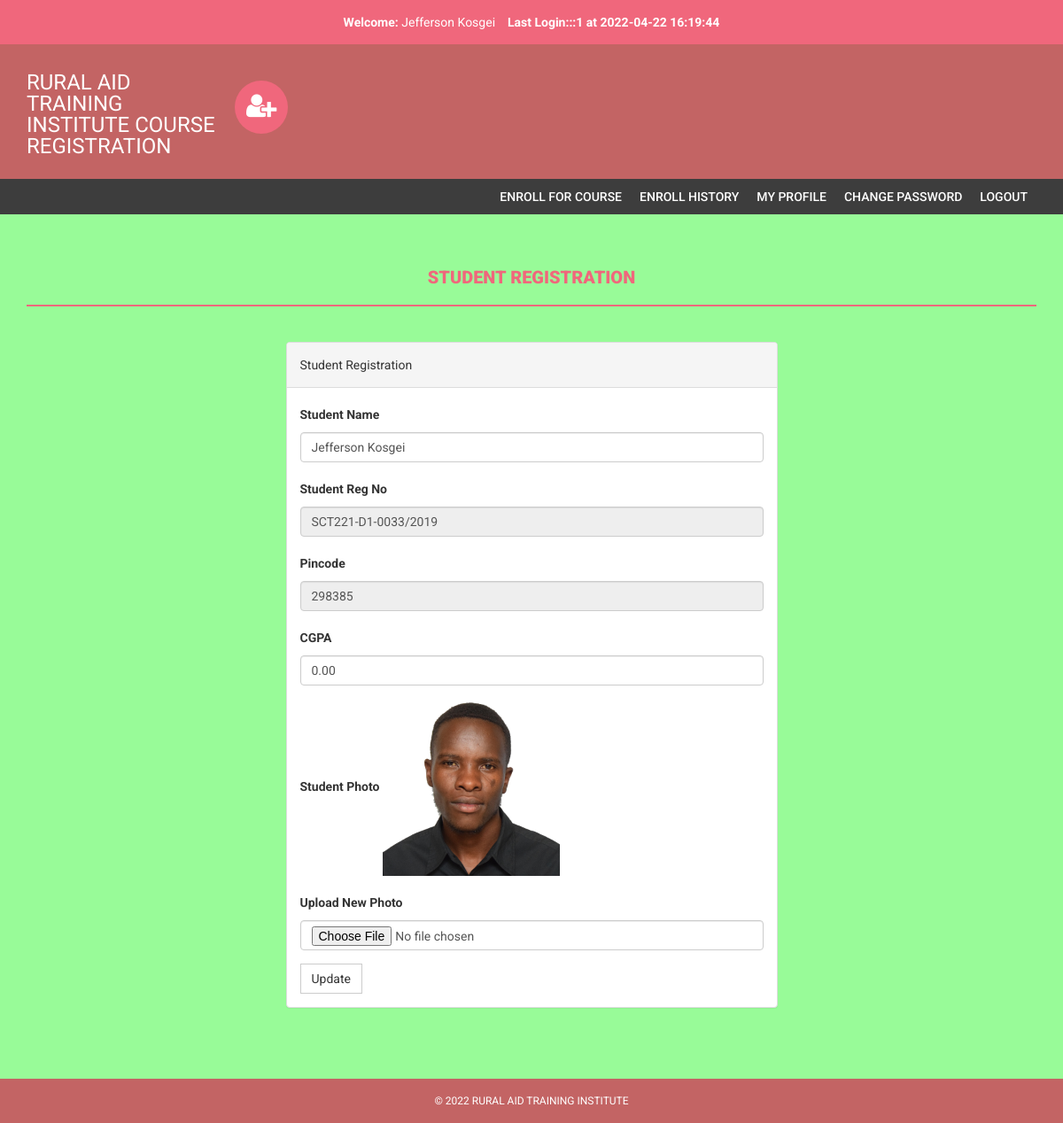
The page /my-profile.php (signed in) on the database its author committed.
### tables this page shows
CREATE TABLE `students` (
  `StudentRegno` varchar(255) NOT NULL,
  `studentPhoto` varchar(255) DEFAULT NULL,
  `password` varchar(255) NOT NULL,
  `studentName` varchar(255) NOT NULL,
  `pincode` varchar(255) NOT NULL,
  `session` varchar(255) NOT NULL,
  `department` varchar(255) NOT NULL,
  `semester` varchar(255) NOT NULL,
  `cgpa` decimal(10,2) NOT NULL,
  `creationdate` timestamp NOT NULL DEFAULT CURRENT_TIMESTAMP,
  `updationDate` varchar(255) NOT NULL
);

### my-profile.php (the view, shortened to what this page needs)
<?php
include('includes/config.php');
if(strlen($_SESSION['login'])==0)
    {
header('location:index.php');
}
else{
?>
<!DOCTYPE html>
<html xmlns="http://www.w3.org/1999/xhtml">
<head>
    <link href="assets/css/bootstrap.css" rel="stylesheet" />
    <link href="assets/css/font-awesome.css" rel="stylesheet" />
    <link href="assets/css/style.css" rel="stylesheet" />
</head>
<body style="background-color:palegreen;">
<?php include('includes/header.php');?>
<?php if($_SESSION['login']!="")
{
 include('includes/menubar.php');
}
 ?>
    <div class="content-wrapper">
        <div class="container">
              <div class="row">
                    <div class="col-md-12">
                        <h1 class="page-head-line">Student Registration  </h1>
                    </div>
                </div>
                <div class="row" >
                  <div class="col-md-3"></div>
                    <div class="col-md-6">
                        <div class="panel panel-default">
                        <div class="panel-heading">
                          Student Registration
                        </div>
<?php $sql=mysqli_query($bd, "select * from students where StudentRegno='".$_SESSION['login']."'");
while($row=mysqli_fetch_array($sql))
{ ?>
                        <div class="panel-body">
                       <form name="dept" method="post" enctype="multipart/form-data">
   <div class="form-group">
    <label for="studentname">Student Name  </label>
    <input type="text" class="form-control" id="studentname" name="studentname" value="<?php echo htmlentities($row['studentName']);?>"  />
  </div>
 <div class="form-group">
    <label for="studentregno">Student Reg No   </label>
    <input type="text" class="form-control" id="studentregno" name="studentregno" value="<?php echo htmlentities($row['StudentRegno']);?>"  placeholder="Student Reg no" readonly />
  </div>
<div class="form-group">
    <label for="Pincode">Pincode  </label>
    <input type="text" class="form-control" id="Pincode" name="Pincode" readonly value="<?php echo htmlentities($row['pincode']);?>" required />
  </div>
<div class="form-group">
    <label for="CGPA">CGPA  </label>
    <input type="text" class="form-control" id="cgpa" name="cgpa"  value="<?php echo htmlentities($row['cgpa']);?>" required />
  </div>
<div class="form-group">
    <label for="Pincode">Student Photo  </label>
   <?php if($row['studentPhoto']==""){ ?>
   <img src="studentphoto/noimage.png" width="200" height="200"><?php } else {?>
   <img src="studentphoto/<?php echo htmlentities($row['studentPhoto']);?>" width="200" height="200">
   <?php } ?>
  </div>
<div class="form-group">
    <label for="Pincode">Upload New Photo  </label>
    <input type="file" class="form-control" id="photo" name="photo"  value="<?php echo htmlentities($row['studentPhoto']);?>" />
  </div>
  <?php } ?>
 <button type="submit" name="submit" id="submit" class="btn btn-default">Update</button>
</form>
                            </div>
                            </div>
                    </div>
                </div>
            </div>
        </div>
  <?php include('includes/footer.php');?>
</body>
</html>
<?php } ?>

### includes/header.php (shortened to what this page needs)
<?php
include("includes/config.php");
?>
<?php if($_SESSION['login']!="")
{?>
<header>
        <div class="container">
            <div class="row">
                <div class="col-md-12">
                    <strong>Welcome: </strong><?php echo htmlentities($_SESSION['sname']);?>
                    <strong>Last Login:<?php
        $ret=mysqli_query($bd, "SELECT  * from userlog where studentRegno='".$_SESSION['login']."' order by id desc limit 1,1");
                    $row=mysqli_fetch_array($ret);
                    echo $row['userip']; ?> at <?php echo $row['loginTime'];?></strong>
                </div>
            </div>
        </div>
    </header>
    <?php } ?>
    <div class="navbar navbar-inverse set-radius-zero">
        <div class="container">
            <div class="navbar-header">
                <a class="navbar-brand" href="#" style="color:#fff; font-size:24px;4px; line-height:24px; ">
                   RURAL AID TRAINING INSTITUTE COURSE REGISTRATION
                </a>
            </div>
            <div class="left-div">
                <i class="fa fa-user-plus login-icon" ></i>
        </div>
            </div>
        </div>

### assets/css/style.css (style rules this page uses)
body { font-family: 'Roboto', sans-serif; line-height: 30px; }
.set-radius-zero { border-radius: 0px; -moz-border-radius: 0px; -webkit-border-radius: 0px; }
.content-wrapper { margin-top: 40px; min-height: 600px; padding-bottom: 60px; }
.page-head-line { font-weight: 900; padding-bottom: 20px; border-bottom: 2px solid #F0677C; text-transform: uppercase; color: #F0677C; font-size: 20px; margin-bottom: 40px; }
.btn { border-radius: 0px; -webkit-border-radius: 0px; -moz-border-radius: 0px; }
.login-icon { height: 60px; width: 60px; padding: 13px; border-radius: 50%; font-size: 30px; margin-bottom: 20px; color: #fff; text-align: center; cursor:pointer; background-color:#F0677C; -webkit-border-radius:50%; -moz-border-radius:50%; }
header { background-color: #F0677C; color: #fff; padding: 10px; text-align: right; }
.left-div { padding-left: 30px; margin-top: 40px; margin-bottom: 30px; }
.navbar-brand { width: 250px; padding-top: 30px; }
.navbar-inverse { background-color: #C36464; border-color: transparent; }
.navbar { margin-bottom: 0px; }

### includes/footer.php (style rules this page uses)
.col-md-12 { text-align: center; }

### rows shown on the page
students: studentname "Jefferson Kosgei", studentregno "SCT221-D1-0033/2019", Pincode "298385", cgpa "0.00", studentPhoto (picture)

### other values the page prints
$_SESSION['sname'] "Jefferson Kosgei"
$row['userip'] "::1"
$row['loginTime'] "2022-04-22 16:19:44"
